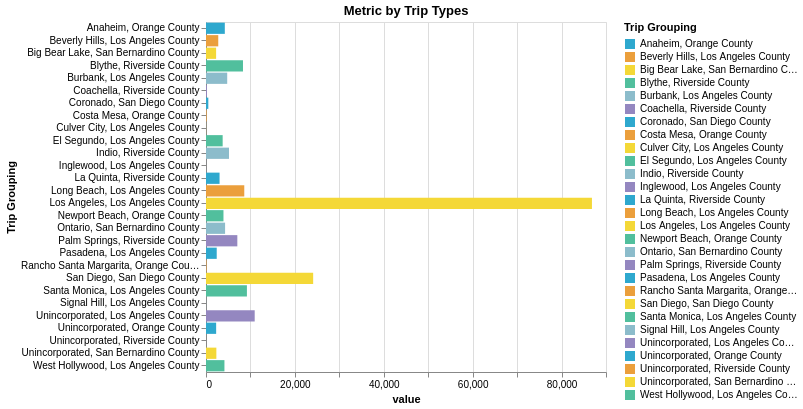

The code cell stored with this chart in its notebook:
### Code cell
metrics_list = summary_melt["Metric"].unique().tolist()

metrics_dropdown = alt.binding_select(
        options=metrics_list,
        name="Metrics: ",
    )
    # Column that controls the bar charts
xcol_param = alt.selection_point(
        fields=["Metric"], value=metrics_list[0], bind=metrics_dropdown
    )

chart = (alt.Chart(summary_melt, title="Metric by Trip Types")
        .mark_bar()
        .encode(
            x=alt.X("value"),
            y=alt.Y("Trip Grouping"),
            color=alt.Color("Trip Grouping",
                                  scale=alt.Scale(
                                      range=cp.CALITP_CATEGORY_BRIGHT_COLORS))
        ).properties(width=400, height=350)
    ).add_params(xcol_param).transform_filter(xcol_param)

display(HTML("""
<style>
form.vega-bindings {
  position: absolute;
  left: 0px;
  top: -0px;
}
</style>
"""))

(chart)

### Figure 1 — Vega-Lite specification as saved in the notebook (floating-point values rounded to 4 significant figures; data arrays with more than 128 entries replaced by an {"elided": "..."} marker saying what was removed)
{"config": {"view": {"continuousWidth": 300, "continuousHeight": 300}}, "data": {"name": "data-bd39e68488a7f56c55d7909a5ccb0482"}, "mark": {"type": "bar"}, "encoding": {"color": {"field": "Trip Grouping", "scale": {"range": ["#2EA8CE", "#EB9F3C", "#F4D837", "#51BF9D", "#8CBCCB", "#9487C0"]}, "type": "nominal"}, "x": {"field": "value", "type": "quantitative"}, "y": {"field": "Trip Grouping", "type": "nominal"}}, "height": 350, "params": [{"name": "param_2", "select": {"type": "point", "fields": ["Metric"]}, "bind": {"input": "select", "options": ["Total Trips", "N Auto Trips", "Pct Auto Trips", "N Tranist Trips", "Pct Transit Trips", "N Walking Trips", "Pct Walking Trips", "Auto Mean Minutes", "Auto Median Minutes", "Auto Max Minutes", "Auto Mean Miles", "Auto Median Miles", "Auto Max Miles", "Transit Mean Minutes", "Transit Median Minutes", "Transit Max Minutes", "Transit Mean Miles", "Transit Median Miles", "Transit Max Miles", "Walking Mean Minutes", "Walking Median Minutes", "Walking Max Minutes", "Walking Mean Miles", "Walking Median Miles", "Walking Max Miles"], "name": "Metrics: "}, "value": "Total Trips"}], "title": "Metric by Trip Types", "transform": [{"filter": {"param": "param_2"}}], "width": 400, "$schema": "https://vega.github.io/schema/vega-lite/v5.20.1.json", "datasets": {"data-bd39e68488a7f56c55d7909a5ccb0482": {"elided": "700 records"}}}
